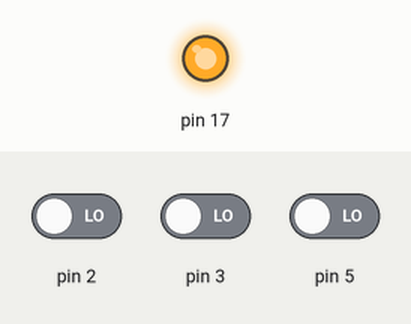
Bench run of a sketch on a simulated SparkFun Pro Micro, built with avr-gcc and run on an emulated ATmega32U4. Shown: output pins drawn as LEDs (lit = HIGH). The inputs (shaded band) are chosen by the test bench; at power-on: pin 2 LOW, pin 3 LOW, pin 5 LOW. USB keyboard and mouse output is not drawn; what the sketch prints to the serial monitor is not drawn.

Above: at 1.2 s.
1.3 s: pin 2 driven HIGH
At 2.1 s:
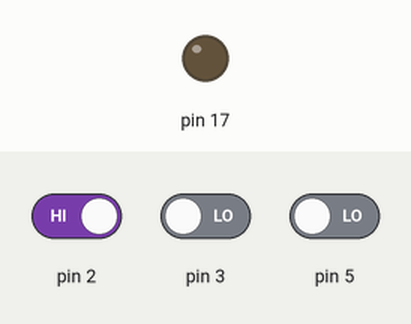
2.8 s: pin 2 driven LOW
At 3.3 s:
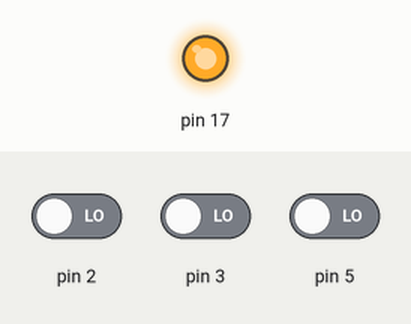
4.3 s: pin 3 driven HIGH
At 5.4 s:
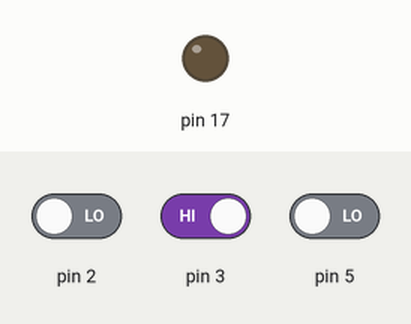
Timing chart, 0 to 7.3 s (numbered marks = the images above; inputs shaded):
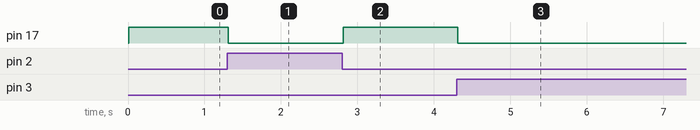

Measured:
- after the input at 1.3 s, pin 17: HIGH → LOW at once
- after the input at 2.8 s, pin 17: LOW → HIGH at once
- after the input at 4.3 s, pin 17: HIGH → LOW at once

The sketch:

LaserPointer.ino
```cpp
//  this code is only for arduino pro micro or arduino micro
#include <Keyboard.h>
boolean RA_Key, RB_Key, RD_Key;
unsigned char Button_Times = 0xFF;
unsigned char Last_Button_Times = Button_Times;
char Bnumber=0;

void setup() {
  pinMode(17, OUTPUT);
  pinMode(2, INPUT);
  pinMode(3, INPUT);
  pinMode(5, INPUT);
  Serial.begin(9600);
  //while(!Serial) ;
  Keyboard.begin();
  Serial.println("The program start up...");
}

void loop() {

 RA_Key=digitalRead(2);
 RB_Key=digitalRead(3);
 RD_Key=digitalRead(5);
 if(RA_Key) {
    delay(10);
    Bnumber=1;Button_Times=0x01; }
  else if(RB_Key) {
    delay(10);
    Bnumber=2;Button_Times=0x02; }
  else if(RD_Key) {
    delay(10);
    Bnumber=3;Button_Times=0x03; }
  else {
    delay(10);
    Bnumber=99;Button_Times=0xFF;
    digitalWrite(17, HIGH); //low active
    }

  if(Button_Times != Last_Button_Times) {
    Last_Button_Times=Button_Times;
    switch(Bnumber) {
      case 1:
        digitalWrite(17, LOW); //low active
        Keyboard.press(KEY_RIGHT_ARROW);
        delay(10);
        Keyboard.releaseAll();
        break;
      case 2:
        digitalWrite(17, LOW); //low active
        Keyboard.press(KEY_LEFT_ARROW);
        delay(10);
        Keyboard.releaseAll();
        break;
      case 3:
        digitalWrite(17, LOW); //low active
        Keyboard.press(KEY_LEFT_SHIFT);
        Keyboard.press(KEY_F5);
        delay(10);
        Keyboard.releaseAll();
        Keyboard.press(KEY_HOME);
        delay(10);
        Keyboard.releaseAll();
        break;
      }
    }

}
```
